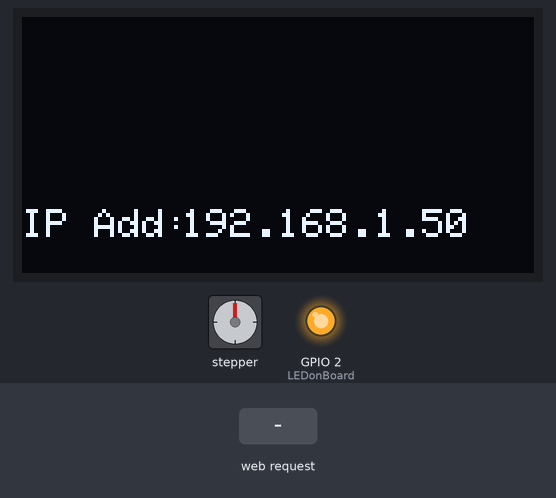
Bench run of a sketch on a simulated ESP8266 (NodeMCU). Parts: 128×64 one-colour display, stepper motor, output pins drawn as LEDs (lit = HIGH). Inputs (shaded band) come from the test bench. WiFi joins after 1.5 s; servers stay silent unless stated; stepper angles assume 4096 steps per turn; what the sketch prints to the serial monitor is not drawn.

Above: at 3.9 s.
4.0 s: HTTP request GET /setPOS?stepperPOS=120 received
At 5.43 s:
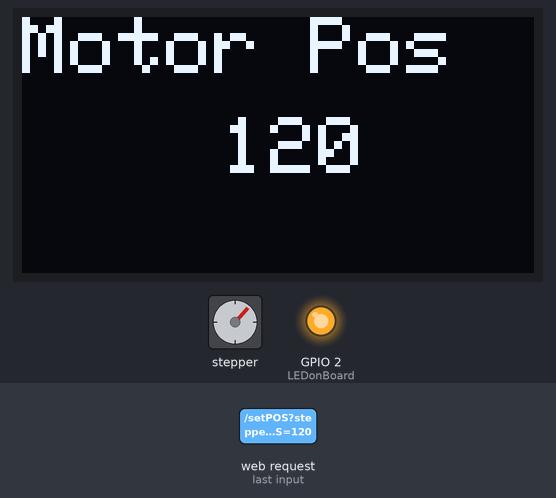
5.6 s: HTTP request GET /setPOS received
At 5.93 s:
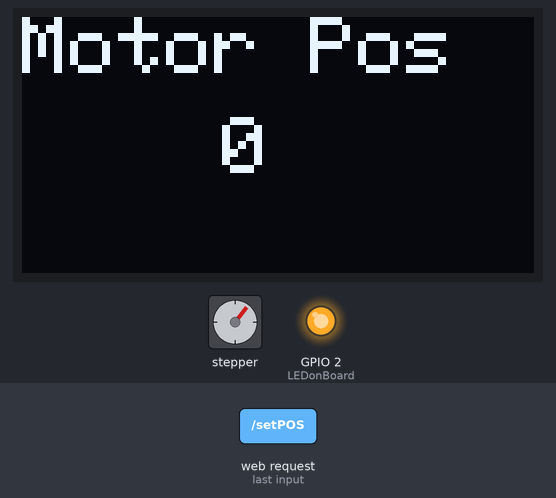
At 7.5 s:
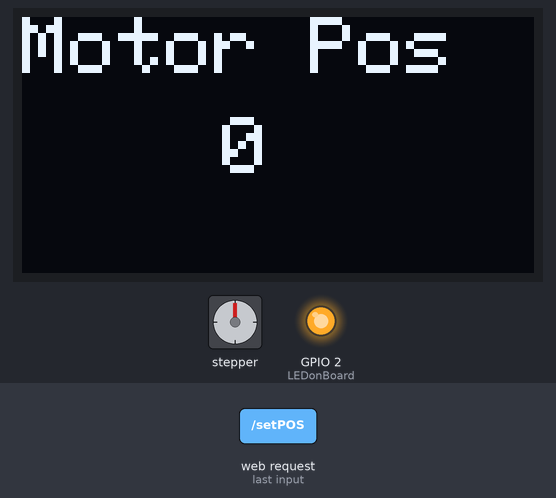
Timing chart, 0 to 9.0 s (numbered marks = the images above; inputs shaded):
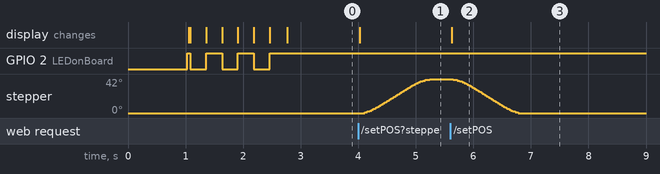

Measured:
- after the input at 4.0 s, stepper: keeps turning clockwise at about 37°/s, starting after 0.11 s; the display: changes at once (image 1)
- after the input at 5.6 s, stepper: turns 42° counter-clockwise in 1.1 s, starting after 0.05 s; the display: changes at once (image 2)

The sketch:

ESP8266_Stepper_Driver_Control_via_WLAN_with_OLED.ino
```cpp
//----------------------------------------Include the NodeMCU ESP8266 Library
//----------------------------------------see here: https://www.youtube.com/watch?v=8jMr94B8iN0 to add NodeMCU ESP8266 library and board
#include <ESP8266WiFi.h>
#include <ESP8266WebServer.h>
#include <AccelStepper.h>
#include <Wire.h>
#include <Adafruit_SSD1306.h>

#include "PageIndex.h"; //--> Include the contents of the User Interface Web page, stored in the same folder as the .ino file

#define LEDonBoard 2  //--> Defining an On Board LED, used for indicators when the process of connecting to a wifi router


//----------------------------------------SSID and Password of your WiFi router
const char *ssid = "Tenda_0B8E30";
const char *password = "t1nd2wifi2.4";
//----------------------------------------

int pos;
int x = 0;

AccelStepper stepper(AccelStepper :: HALF4WIRE, 14, 12, 13, 15);

ESP8266WebServer server(80);  //--> Server on port 80

Adafruit_SSD1306 display(128, 64, &Wire, -1);

//----------------------------------------This routine is executed when you open NodeMCU ESP8266 IP Address in browser
void handleRoot() {
 String s = MAIN_page; //Read HTML contents
 server.send(200, "text/html", s); //Send web page
}
//----------------------------------------

//----------------------------------------Procedure for handling servo control
void handleStepper(){
  String POS = server.arg("stepperPOS");
  int p = POS.toInt();
  pos = map(p, 0, 360, 0, 360*4);
  stepper.moveTo(pos);

  display.clearDisplay();
  display.setTextSize(2);
  display.setCursor(0, 0);
  display.print("Motor Pos");

  display.setCursor(50, 25);
  display.print(p);
  display.display();
  //Serial.print("Stepper Position:");
  //Serial.println(pos);
  server.send(200, "text/plane","");
}
//----------------------------------------
//----------------------------------------Setup----------------------------------------
void setup() {
  Serial.begin(115200);
  delay(1000);

  display.begin(SSD1306_SWITCHCAPVCC, 0x3C);

  display.clearDisplay();

  WiFi.begin(ssid, password); //--> Connect to your WiFi router
  Serial.println("");

  pinMode(LEDonBoard,OUTPUT); //--> On Board LED port Direction output
  digitalWrite(LEDonBoard, HIGH); //--> Turn off Led On Board

  stepper.setMaxSpeed(800);
  stepper.setAcceleration(2000);

  display.setTextSize(2);
  display.setTextColor(SSD1306_WHITE);
  display.setCursor(0, 0);
  display.print("Connecting");
  display.display();

  //----------------------------------------Wait for connection
  Serial.print("Connecting");
  while (WiFi.status() != WL_CONNECTED) {
    Serial.print(".");
    //----------------------------------------Make the On Board Flashing LED on the process of connecting to the wifi router.

    display.setCursor(x*5, 16);
    display.print(".");
    display.display();
    x++;

    if(x >= 3)
    {
      x = 0;
      display.clearDisplay();

      display.setCursor(0, 0);
      display.print("Connecting");
    }

    digitalWrite(LEDonBoard, LOW);
    delay(250);

    display.setCursor(x*5, 16);
    display.print(".");
    display.display();
    x++;

    digitalWrite(LEDonBoard, HIGH);
    delay(250);

    //----------------------------------------
  }
  //----------------------------------------

  display.clearDisplay();
  display.display();

  digitalWrite(LEDonBoard, HIGH); //--> Turn off the On Board LED when it is connected to the wifi router.
  //----------------------------------------If connection successful show IP address in serial monitor
  Serial.println("");
  Serial.print("Successfully connected to : ");
  Serial.println(ssid);
  Serial.print("IP address: ");
  Serial.println(WiFi.localIP());

  display.setTextSize(1);
  display.setCursor(0, 48);
  display.print("IP Add:");
  display.setCursor(40, 48);
  display.print(WiFi.localIP());
  display.display();
  //----------------------------------------

  //----------------------------------------Initialize Webserver
  server.on("/",handleRoot);  //--> Routine to handle at root location. This is to display web page.
  server.on("/setPOS",handleStepper); //--> Sets stepper position from Web request
  server.begin();
  Serial.println("HTTP server started");


  display.display();
}
//------------------------------------------------------------------------------------
//----------------------------------------Loop----------------------------------------
void loop() {
 server.handleClient();

 stepper.run();
}
//------------------------------------------------------------------------------------
```

PageIndex.h
```cpp
const char MAIN_page[] PROGMEM = R"=====(
<!DOCTYPE html>
<html>
  <head>
    <meta name="viewport" content="width=device-width, initial-scale=1">
    <style>
      html {
        font-family: Arial;
        display: inline-block;
        margin: 0px auto;
        text-align: center;
      }

      .slidecontainer {
        width: 100%;
      }

      .slider {
        -webkit-appearance: none;
        width: 50%;
        height: 15px;
        border-radius: 5px;
        background: #d3d3d3;
        outline: none;
        opacity: 0.7;
        -webkit-transition: .2s;
        transition: opacity .2s;
      }

      .slider:hover {
        opacity: 1;
      }

      .slider::-webkit-slider-thumb {
        -webkit-appearance: none;
        appearance: none;
        width: 25px;
        height: 25px;
        border-radius: 50%;
        background: #4CAF50;
        cursor: pointer;
      }

      .slider::-moz-range-thumb {
        width: 25px;
        height: 25px;
        border-radius: 50%;
        background: #4CAF50;
        cursor: pointer;
      }
    </style>
  </head>
  <body>

    <h1>NodeMCU ESP8266 / ESP-01 Control Stepper Motor</h1>
    <br><br>
    <div class="slidecontainer">
      <input type="range" min="0" max="360" value="0" class="slider" id="myRange">
      <p>Value : <span id="demo"></span></p>
    </div>

    <script>
      function sendData(pos) {
        var xhttp = new XMLHttpRequest();
        xhttp.onreadystatechange = function() {
          if (this.readyState == 4 && this.status == 200) {
            console.log(this.responseText);
          }
        };
        xhttp.open("GET", "setPOS?stepperPOS="+pos, true);
        xhttp.send();
      }
      var slider = document.getElementById("myRange");
      var output = document.getElementById("demo");
      output.innerHTML = slider.value;

      slider.oninput = function() {
        output.innerHTML = this.value;
        sendData(output.innerHTML);
      }
    </script>

  </body>
</html>
)=====";
```
